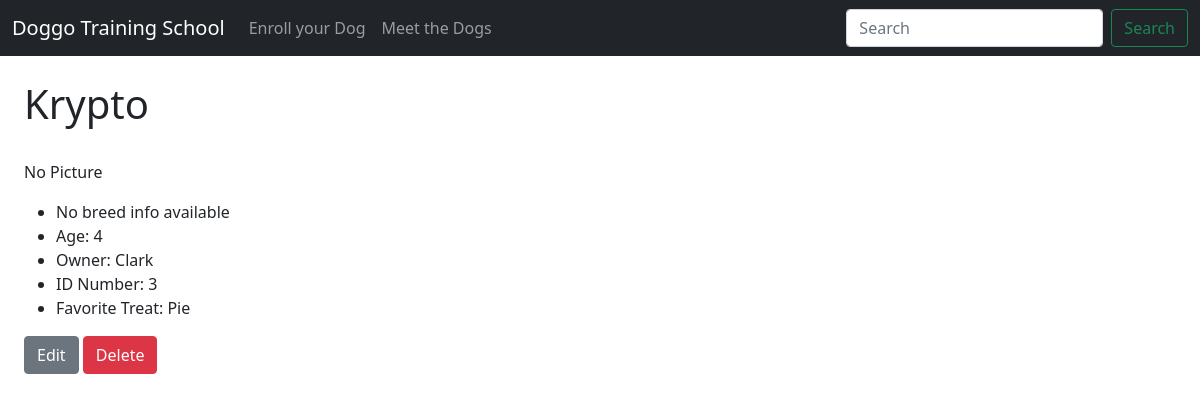
/dog_profile/3, run on an earlier commit of the app's database.
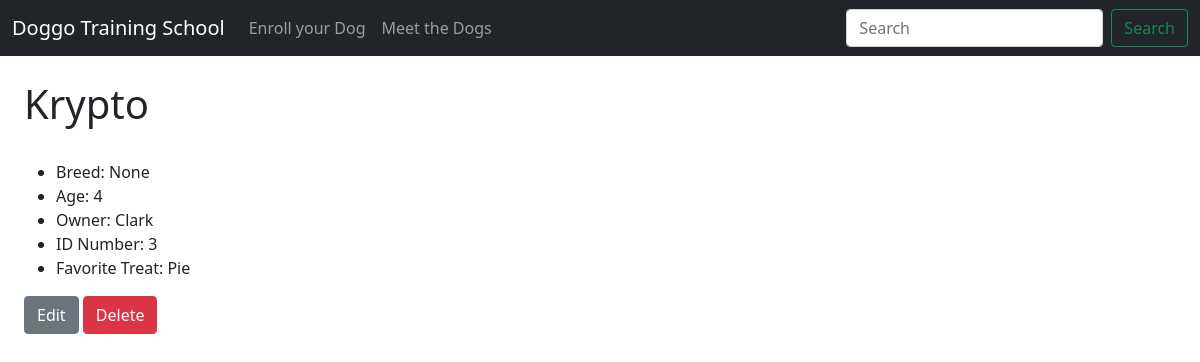
And on a later commit of the database.
### tables this page shows
CREATE TABLE "dogs" (
	"id"	INTEGER NOT NULL UNIQUE,
	"name"	TEXT NOT NULL,
	"breed"	TEXT,
	"age"	INTEGER,
	"owner"	TEXT NOT NULL,
	"treats"	TEXT,
	"trainer"	TEXT,
	"pic"	TEXT,
	PRIMARY KEY("id" AUTOINCREMENT)
);

### app.py (the view)
@app.route('/dog_profile/<int:dog_id>')
def dog_profile(dog_id):
    dogs = read_dog_by_id(dog_id)
    return render_template('dog_profile.html',dogs=dogs)

### dog_data.py (called while the page is built)
def connect_db(path):
    conn = sqlite3.connect(path)
    conn.row_factory = sqlite3.Row
    return (conn, conn.cursor())

def read_dog_by_id(dog_id):
    conn, cur = connect_db(db_path)
    query = 'SELECT * FROM dogs WHERE id=?'
    result = cur.execute(query, (dog_id,)).fetchone()
    conn.close()
    return result

### templates/dog_profile.html (shortened to what this page needs)
{% extends 'base.html' %}
{% block content %}
<h1>{{ dogs.name }}</h1>
{% if dogs.pic %}
<img src="{{ dogs.pic }}" alt="">
{% else %}
<br><p>No Picture</p>
{% endif %}
<ul>
  {% if dogs.breed %}
  <li>Breed: {{ dogs.breed }}</li>
  {% else %}
  <li>No breed info available</li>
  {% endif %}
  <li>Age: {{ dogs.age }}</li>
  <li>Owner: {{dogs.owner}}</li>
  <li>ID Number: {{dogs.id}}</li>
  <li>Favorite Treat: {{dogs.treats}} </li>
</ul>
<form action="{{ url_for('modify',dog_name=dogs.name, dog_id=dogs.id) }}" method="post">
  <input class="btn btn-secondary" type="submit" value="Edit" name="action">
  <input class="btn btn-danger" type="submit" value="Delete" name="action">
</form>
{% endblock %}

### templates/base.html (shortened to what this page needs)
<!DOCTYPE html>
<html lang="en">
<head>
  <link href="https://cdn.jsdelivr.net/npm/bootstrap@5.0.1/dist/css/bootstrap.min.css" rel="stylesheet">
</head>
<body>
{% include 'nav.html' %}
<div class="m-4">
  {% block content %}
  {% endblock %}
</div>
</body>
</html>

### templates/nav.html (shortened to what this page needs)
<nav class="navbar navbar-expand-md navbar-dark bg-dark">
  <div class="container-fluid">
    <a class="navbar-brand" href="{{ url_for('index') }}">Doggo Training School</a>
    <div class="collapse navbar-collapse" id="navbarSupportedContent">
      <ul class="navbar-nav me-auto mb-2 mb-lg-0">
        <li class="nav-item">
          <a class="nav-link" href="{{ url_for('enroll') }}">Enroll your Dog</a>
        </li>
        <li>
          <a class="nav-link" href="{{ url_for('dogs') }}">Meet the Dogs</a>
        </li>
      </ul>
      <form class="d-flex">
        <input class="form-control me-2" type="search" placeholder="Search" aria-label="Search">
        <button class="btn btn-outline-success" type="submit">Search</button>
      </form>
    </div>
  </div>
</nav>

What changed in the data, as far as the page shows it:
changed dogs "Krypto": breed (not shown) → "None"
Also different on the page:
text no longer shown: "No Picture No breed info available"
text now shown: "Breed:"
